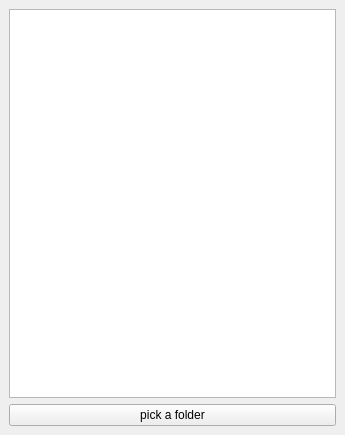
<?xml version="1.0" encoding="UTF-8"?>
<ui version="4.0">
 <class>MainWindow</class>
 <widget class="QMainWindow" name="MainWindow">
  <property name="geometry">
   <rect>
    <x>0</x>
    <y>0</y>
    <width>345</width>
    <height>435</height>
   </rect>
  </property>
  <property name="windowTitle">
   <string>MainWindow</string>
  </property>
  <widget class="QWidget" name="centralwidget">
   <layout class="QVBoxLayout" name="verticalLayout">
    <item>
     <widget class="QListWidget" name="listWidget"/>
    </item>
    <item>
     <layout class="QHBoxLayout" name="horizontalLayout">
      <item>
       <widget class="QPushButton" name="myButton">
        <property name="text">
         <string>pick a folder</string>
        </property>
       </widget>
      </item>
     </layout>
    </item>
   </layout>
  </widget>
 </widget>
 <resources/>
 <connections/>
</ui>
